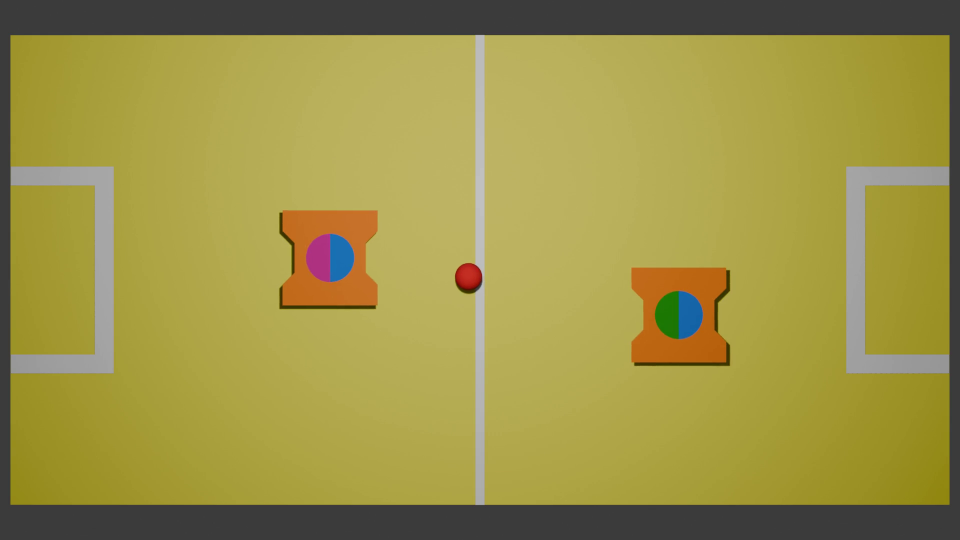
#> input picture frame 60 of 0001-0601.mp4, 1920 x 1080 px (shown at 1/2 size)
$ python vision_examples.py
#> lines starting #> are read from the running program, lines starting #| are printed output that depends on the picture; after the words box and inside, x2 and y2 are one past the last pixel; in counts of white or black regions, pixels touching at a corner belong together
import cv2 as cv
import numpy as np

vid = cv.VideoCapture("0001-0601.mp4", 0)


#Dimensions of video frame
width = int(vid.get(cv.CAP_PROP_FRAME_WIDTH))
height = int(vid.get(cv.CAP_PROP_FRAME_HEIGHT))

aspect = width/height

new_h = 720
new_w = new_h * aspect
while True:


    ret, frame = vid.read()
#> frame is the input picture: shape (1080, 1920, 3); mean B, G, R 71, 146.4, 155.9

    #Resize frame while maintaining ratio
    # Python program to compute and visualize the

    #Convert color to HSV
    hsv = cv.cvtColor(frame, cv.COLOR_BGR2HSV)
#> hsv: shape (1080, 1920, 3); mean H, S, V 24, 127.7, 156.5

    #Convert to grayscale
    gray = cv.cvtColor(frame, cv.COLOR_BGR2GRAY)
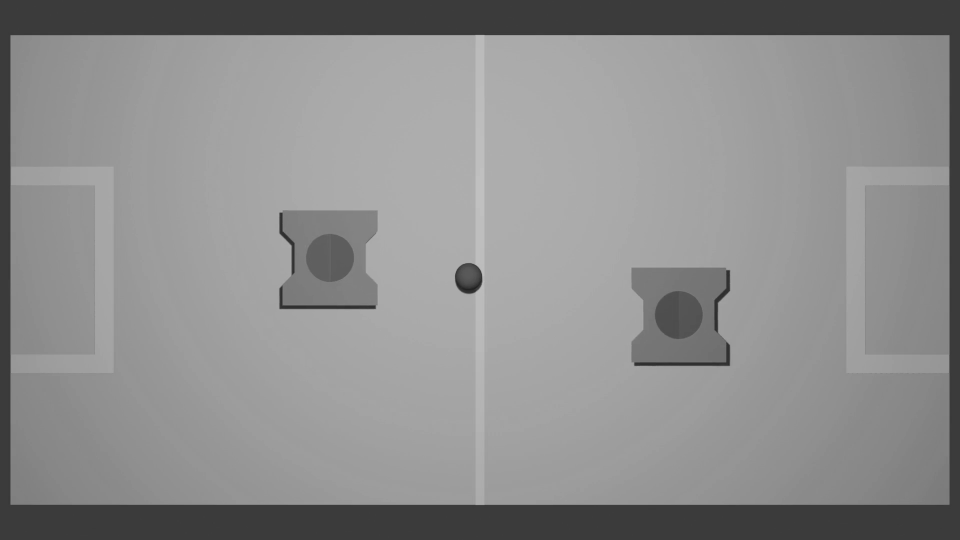
#> gray: shape (1080, 1920) (shown at 1/2 size); min 31, max 196, mean 140.7

    #Range of green in HSV coordinates
    lower_green = np.array([45,70,10])
    upper_green = np.array([100,255,255])

    #Range of purp in HSV coordinates
    lower_purp = np.array([135,70,150])
    upper_purp = np.array([170,255,255])

    #Range of blue
    lower_blue = np.array([90,100,150])
    upper_blue = np.array([135,255,255])
    #Mask the ranges of color in vid
    mask_green = cv.inRange(hsv, lower_green, upper_green)
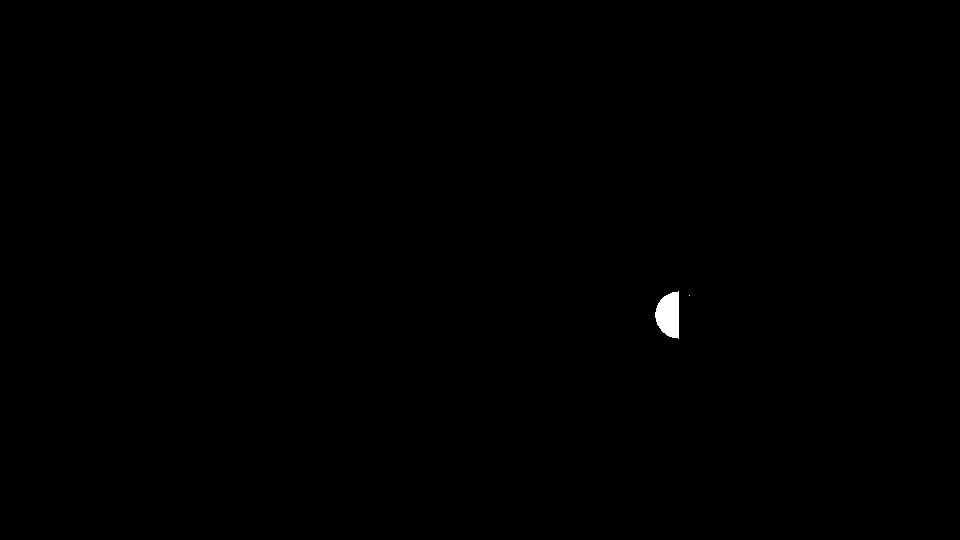
#> mask_green: shape (1080, 1920) (shown at 1/2 size); 0.17% white; 2 white regions (1 under 20 px), largest, box (x1, y1, x2, y2) and area: (1310, 582, 1358, 678) 3488
    mask_blue = cv.inRange(hsv, lower_blue, upper_blue)
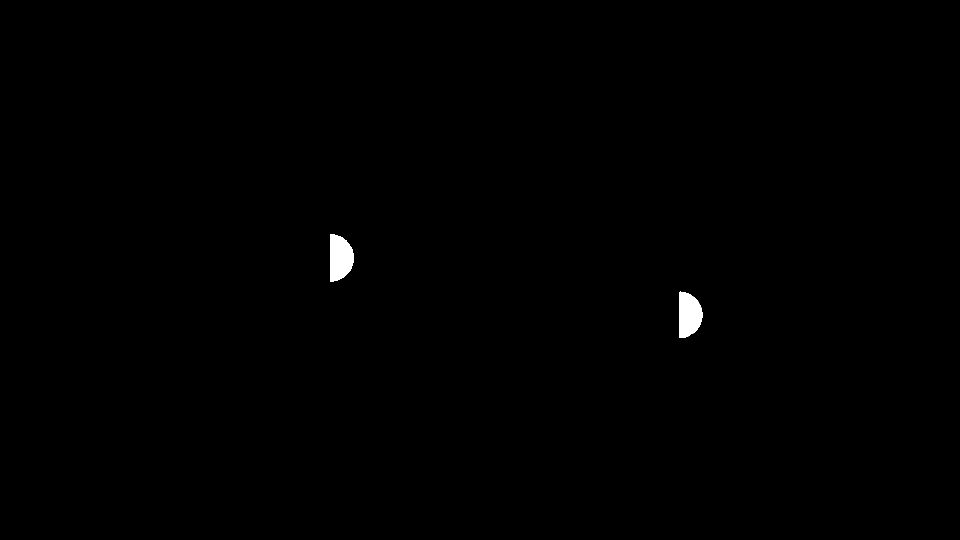
#> mask_blue: shape (1080, 1920) (shown at 1/2 size); 0.34% white; 9 white regions (7 under 20 px), largest, box (x1, y1, x2, y2) and area: (660, 468, 708, 564) 3599, (1358, 584, 1404, 676) 3445
    mask_purp = cv.inRange(hsv, lower_purp, upper_purp)
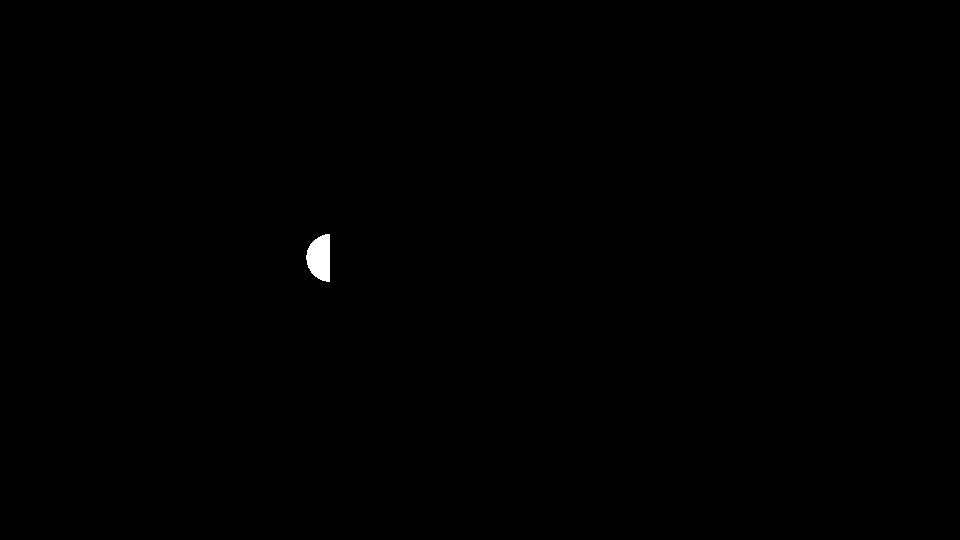
#> mask_purp: shape (1080, 1920) (shown at 1/2 size); 0.17% white; 1 white region, box (x1, y1, x2, y2) and area: (612, 468, 660, 564) 3547
    #Combine the lower and upper red masks
    mask_all = mask_green + mask_blue + mask_purp


    #masked_color = cv.bitwise_and(frame, frame, mask=mask_all)

    gray_bgr = cv.cvtColor(gray, cv.COLOR_GRAY2BGR)                 #Make grayscale image a 3-channel image
    color_overlay_grayscale = np.where(mask_all[..., None] != 0,    #Keep color where mask is white
                              frame,                                #original pixel color
                              gray_bgr)


    while True:

        cv.imshow('Color Mask', color_overlay_grayscale)
        cv.imshow('Masked', mask_all)
        cv.imshow('Grayscale', gray)
        cv.imshow('Original', frame)
        if cv.waitKey(1) != ord('q'):
#> (key q is pressed here)
            break

vid.release()
cv.destroyAllWindows

$ run again, starting later in the video
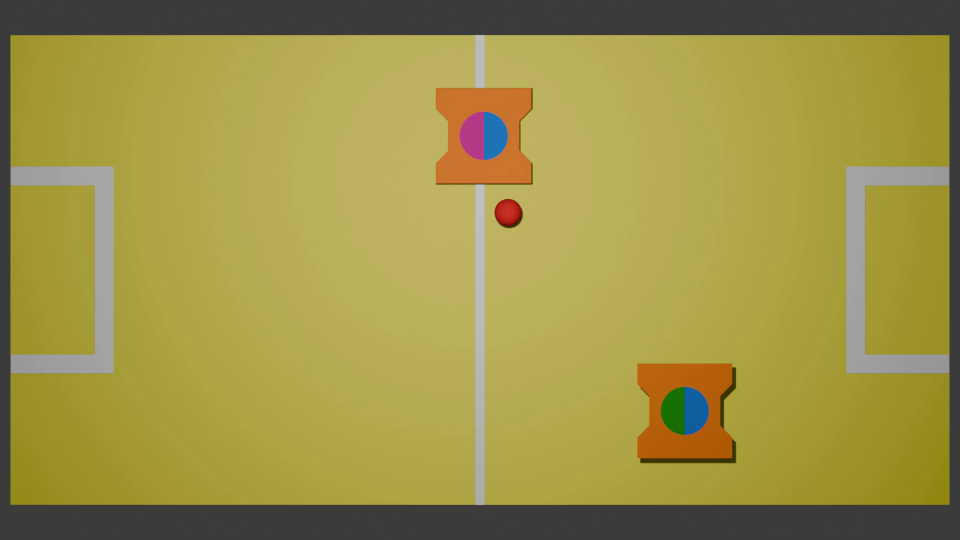
#> input picture frame 270 of 0001-0601.mp4, 1920 x 1080 px (shown at 1/2 size)
#> frame is the input picture: shape (1080, 1920, 3); mean B, G, R 71.1, 146.5, 155.9
#> hsv: shape (1080, 1920, 3); mean H, S, V 24, 127.7, 156.6
#> mask_green: shape (1080, 1920); 0.17% white; 1 white region, box (x1, y1, x2, y2) and area: (1322, 774, 1370, 870) 3556
#> `mask_blue = cv.inRange(hsv, lower_blue, upper_blue)`:
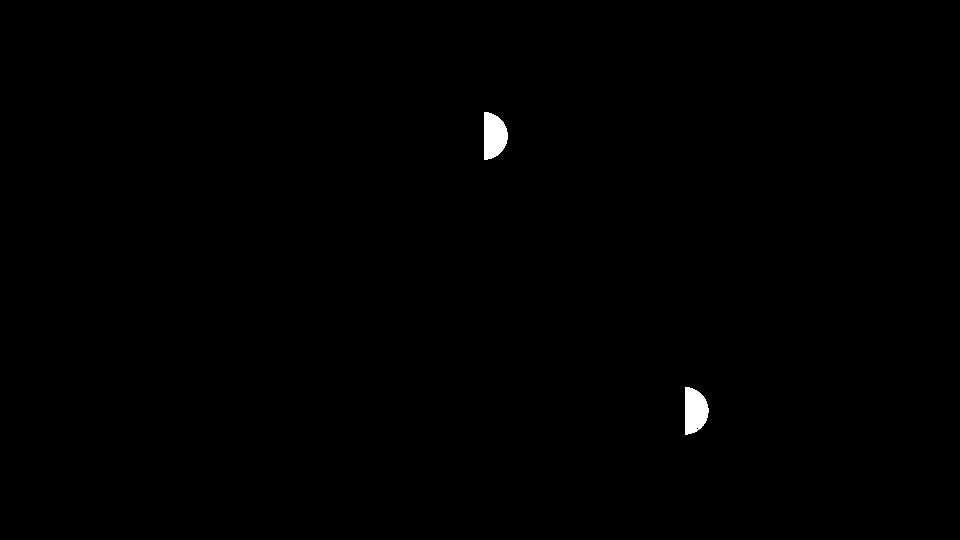
#> mask_blue: shape (1080, 1920) (shown at 1/2 size); 0.34% white; 8 white regions (6 under 20 px), largest, box (x1, y1, x2, y2) and area: (968, 224, 1016, 320) 3574, (1370, 774, 1416, 868) 3465
#> mask_purp: shape (1080, 1920); 0.18% white; 3 white regions (2 under 20 px), largest, box (x1, y1, x2, y2) and area: (920, 224, 968, 320) 3660
#> `mask_all = mask_green + mask_blue + mask_purp`:
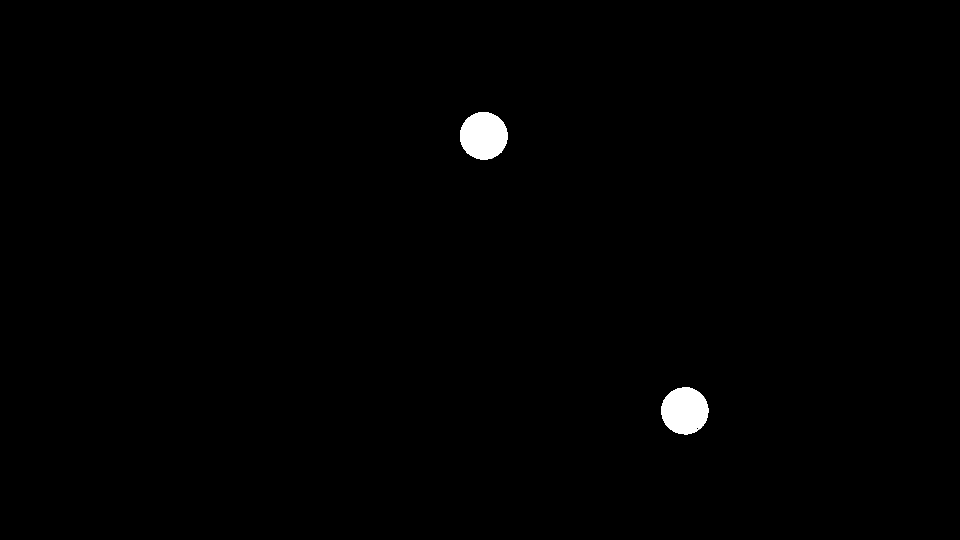
#> mask_all: shape (1080, 1920) (shown at 1/2 size); 0.69% white; 7 white regions (5 under 20 px), largest, box (x1, y1, x2, y2) and area: (920, 224, 1016, 320) 7239, (1322, 774, 1416, 870) 7027
